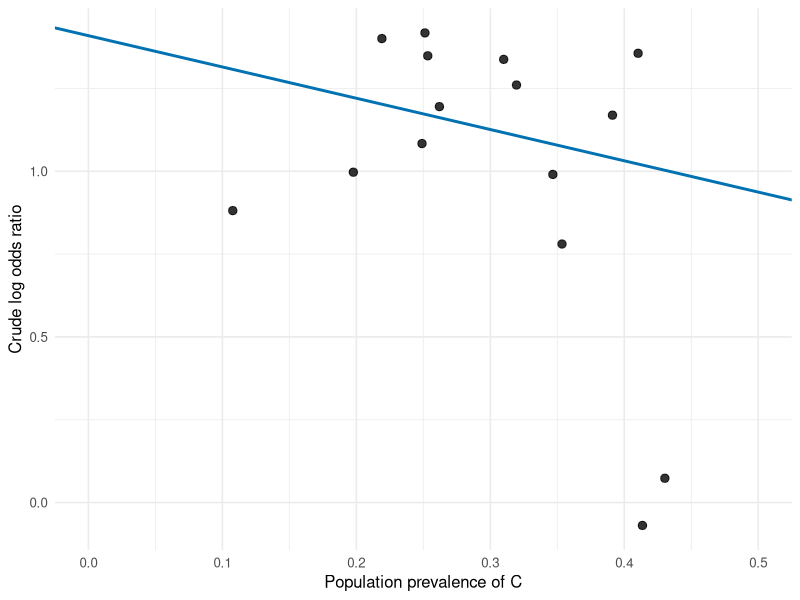

This chart was generated by the following R code:
## ---- chunk 1
set.seed(45)

n <- 1e6

# Target population quantities
p_D <- 7 / 10000
p_E <- 0.05
p_C <- 0.30
OR_E <- 4
OR_C <- 2

# Because C = 0 for all E = 1:
p_C_given_E0 <- p_C / (1 - p_E)
p_C_given_E0

# There are three possible (E, C) strata, with these population weights:
# (0, 0): 0.65; (0, 1): 0.30; (1, 0): 0.05.
mean_D_given_alpha <- function(alpha) {
  (1 - p_E) * (1 - p_C_given_E0) * plogis(alpha) +
    (1 - p_E) * p_C_given_E0 * plogis(alpha + log(OR_C)) +
    p_E * plogis(alpha + log(OR_E))
}

# Calibrate the baseline log odds to the target marginal prevalence of D.
alpha <- uniroot(
  function(a) mean_D_given_alpha(a) - p_D,
  interval = c(-30, 0)
)$root

# Simulate E and then C conditional on E.
E <- rbinom(n, size = 1, prob = p_E)
C <- integer(n)
C[E == 0] <- rbinom(sum(E == 0), size = 1, prob = p_C_given_E0)

# Simulate D under the logistic model.
p_D_i <- plogis(alpha + log(OR_E) * E + log(OR_C) * C)
D <- rbinom(n, size = 1, prob = p_D_i)

sim <- data.frame(E, C, D)

# Check the simulated prevalences (they will vary slightly by chance).
c(
  prevalence_D = mean(sim$D),
  prevalence_E = mean(sim$E),
  prevalence_C = mean(sim$C),
  prevalence_C_given_E0 = mean(sim$C[sim$E == 0]),
  prevalence_C_given_E1 = mean(sim$C[sim$E == 1])
)

# The model-implied stratum-specific disease probabilities.
data.frame(
  E = c(0, 0, 1),
  C = c(0, 1, 0),
  prob_D = plogis(alpha + log(OR_E) * c(0, 0, 1) +
                           log(OR_C) * c(0, 1, 0))
)
## ---- chunk 2
#| message: false

library(metafor)

simulate_study <- function(study_id, n, p_C, p_D, p_E, OR_E, OR_C) {
  p_C_given_E0 <- p_C / (1 - p_E)

  # Recalibrate the intercept for this study so that its expected marginal
  # disease prevalence is p_D.
  expected_prevalence <- function(alpha) {
    (1 - p_E) * (1 - p_C_given_E0) * plogis(alpha) +
      (1 - p_E) * p_C_given_E0 * plogis(alpha + log(OR_C)) +
      p_E * plogis(alpha + log(OR_E))
  }
  alpha <- uniroot(
    function(a) expected_prevalence(a) - p_D,
    interval = c(-30, 0)
  )$root

  # Only three (E, C) strata are possible because C = 0 when E = 1.
  strata <- data.frame(
    E = c(0, 0, 1),
    C = c(0, 1, 0)
  )
  stratum_probabilities <- c(
    (1 - p_E) * (1 - p_C_given_E0),
    (1 - p_E) * p_C_given_E0,
    p_E
  )
  strata$N <- as.vector(rmultinom(1, size = n,
                                  prob = stratum_probabilities))
  strata$prob_D <- plogis(
    alpha + log(OR_E) * strata$E + log(OR_C) * strata$C
  )
  strata$cases <- rbinom(nrow(strata), size = strata$N,
                         prob = strata$prob_D)
  strata$noncases <- strata$N - strata$cases

  crude_model <- glm(
    cbind(cases, noncases) ~ E,
    data = strata,
    family = binomial()
  )
  coefficient_table <- summary(crude_model)$coefficients

  data.frame(
    study = study_id,
    p_C_target = p_C,
    p_C_observed = sum(strata$C * strata$N) / n,
    log_or = unname(coefficient_table["E", "Estimate"]),
    se_log_or = unname(coefficient_table["E", "Std. Error"])
  )
}

simulate_meta_analysis <- function(simulation_id, studies_per_simulation,
                                   n_per_study, p_D, p_E, OR_E, OR_C) {
  p_C_draws <- runif(studies_per_simulation, min = 0.1, max = 0.5)

  studies <- do.call(
    rbind,
    lapply(
      seq_len(studies_per_simulation),
      function(study_id) {
        simulate_study(
          study_id = study_id,
          n = n_per_study,
          p_C = p_C_draws[study_id],
          p_D = p_D,
          p_E = p_E,
          OR_E = OR_E,
          OR_C = OR_C
        )
      }
    )
  )

  # Fixed-effect inverse-variance meta-regression.
  meta_regression_model <- metafor::rma(
    yi = log_or,
    sei = se_log_or,
    mods = ~ p_C_target,
    data = studies,
    method = "FE"
  )

  # Ordinary fixed-effect inverse-variance meta-analysis without a moderator.
  meta_analysis_model <- metafor::rma(
    yi = log_or,
    sei = se_log_or,
    data = studies,
    method = "FE"
  )

  results <- data.frame(
    simulation = simulation_id,
    analysis = c("Meta-regression intercept", "Meta-analysis summary"),
    estimate = c(
      unname(coef(meta_regression_model)[1]),
      unname(coef(meta_analysis_model)[1])
    ),
    standard_error = c(
      meta_regression_model$se[1],
      meta_analysis_model$se[1]
    ),
    row.names = NULL
  )

  list(
    studies = studies,
    meta_regression_model = meta_regression_model,
    meta_analysis_model = meta_analysis_model,
    results = results
  )
}
## ---- chunk 3
#| warning: false

set.seed(20261016)
n_simulations <- 100
studies_per_simulation <- 15
n_per_study <- 100000

simulation_runs <- lapply(
  seq_len(n_simulations),
  simulate_meta_analysis,
  studies_per_simulation = studies_per_simulation,
  n_per_study = n_per_study,
  p_D = p_D,
  p_E = p_E,
  OR_E = OR_E,
  OR_C = OR_C
)

simulation_results <- do.call(
  rbind,
  lapply(simulation_runs, `[[`, "results")
)

# Retain the meta-regression intercept and ordinary meta-analysis summary
# estimate from every simulation; display the first few rows here.
knitr::kable(head(simulation_results, 10), digits = 3)
## ---- chunk 4
summarize_analysis <- function(results) {
  mean_log_or <- mean(results$estimate)
  empirical_sd <- sd(results$estimate)
  mean_model_se <- mean(results$standard_error)
  ci_log_or <- mean_log_or + qnorm(c(0.025, 0.975)) * empirical_sd

  data.frame(
    analysis = results$analysis[1],
    mean_log_or = mean_log_or,
    empirical_sd = empirical_sd,
    mean_model_se = mean_model_se,
    log_or_interval = sprintf("%.3f to %.3f", ci_log_or[1], ci_log_or[2]),
    mean_or = exp(mean_log_or),
    or_interval = sprintf(
      "%.3f to %.3f",
      exp(ci_log_or[1]),
      exp(ci_log_or[2])
    ),
    row.names = NULL
  )
}

results_by_analysis <- split(
  simulation_results,
  factor(
    simulation_results$analysis,
    levels = c("Meta-regression intercept", "Meta-analysis summary")
  )
)
summary_table <- do.call(rbind, lapply(results_by_analysis, summarize_analysis))
row.names(summary_table) <- NULL

knitr::kable(
  summary_table,
  digits = 3,
  col.names = c(
    "Analysis",
    "Mean log OR",
    "Empirical SD",
    "Mean model SE",
    "Empirical 95% interval (log OR)",
    "Mean OR",
    "Empirical 95% interval (OR)"
  )
)
## ---- chunk 5
#| fig-cap: "Study estimates and fitted line for the final simulated meta-regression"
#| fig-width: 7
#| fig-height: 5
#| message: false

library(ggplot2)

last_run <- simulation_runs[[n_simulations]]

ggplot(last_run$studies, aes(x = p_C_target, y = log_or)) +
  geom_point(size = 2.5, alpha = 0.8) +
  geom_abline(
    intercept = coef(last_run$meta_regression_model)[1],
    slope = coef(last_run$meta_regression_model)[2],
    color = "#0072B2",
    linewidth = 1
  ) +
  coord_cartesian(xlim = c(0, 0.5)) +
  labs(
    x = "Population prevalence of C",
    y = "Crude log odds ratio"
  ) +
  theme_minimal(base_size = 12)
